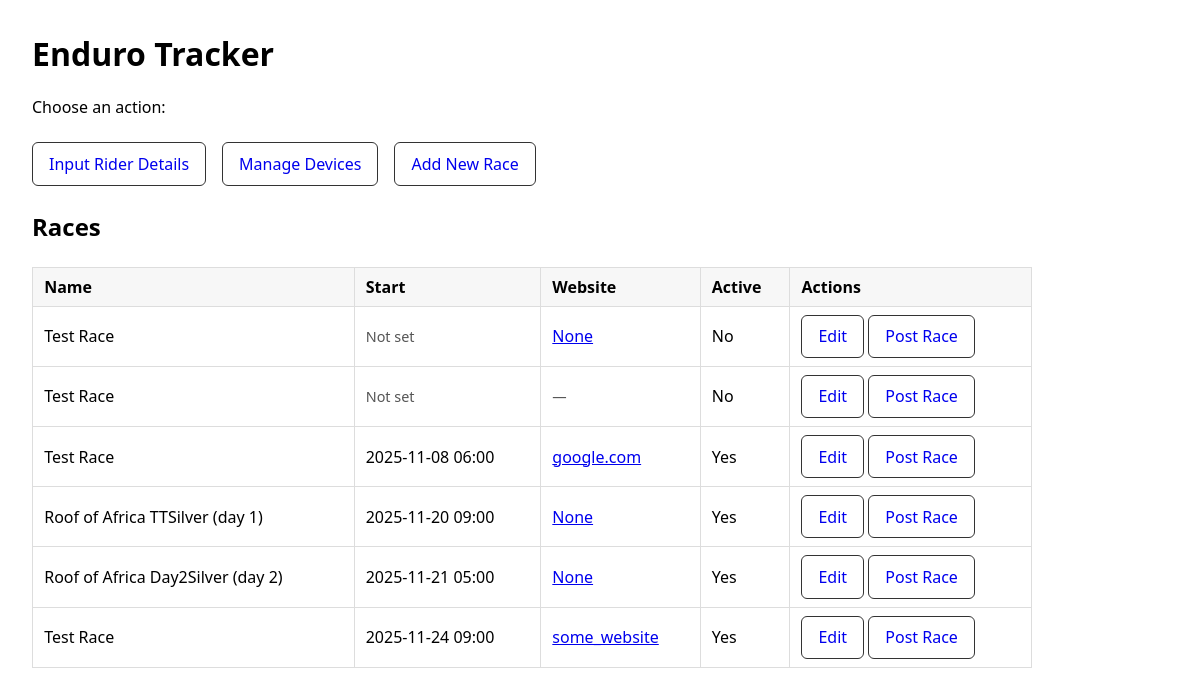
The page / on the database its author committed.
### src/db/models.py (models this page shows)
class Race(Base):
    __tablename__ = "races"
    id = Column(Integer, primary_key=True)
    name = Column(String(128), nullable=False)
    description = Column(Text, nullable=True)
    website = Column(String(256), nullable=True)
    starts_at = Column(DateTime(timezone=True), nullable=True)
    ends_at = Column(DateTime(timezone=True), nullable=True)
    active = Column(Boolean, nullable=False, default=True)
    routes = relationship("Route", back_populates="race")

### src/web/home.py (the view)
@bp_home.route("/")
def home_page():
    session = SessionLocal()
    try:
        races = session.query(Race).order_by(Race.starts_at.asc()).all()
    finally:
        session.close()
    categories = app_config.get("categories") or ["Professional", "Open", "Junior"]
    default_category = categories[0] if categories else ""
    return render_template(
        "home.html",
        races=races,
        default_category=default_category,
    )

### templates/home.html (shortened to what this page needs)
<!doctype html>
<html lang="en">
  <head>
  </head>
  <body>
    <header>
      <h1>Enduro Tracker</h1>
      <p>Choose an action:</p>
    </header>
    <div class="stack">
      <a class="btn" href="{{ url_for('riders.rider_form') }}">Input Rider Details</a>
      <a class="btn" href="{{ url_for('devices.devices_index') }}">Manage Devices</a>
      <a class="btn" href="{{ url_for('races.new_race') }}">Add New Race</a>
    </div>
    <h2 style="margin-top:1.5rem;">Races</h2>
    {% if races %}
      <table>
        <thead>
          <tr>
            <th>Name</th>
            <th>Start</th>
            <th>Website</th>
            <th>Active</th>
            <th class="actions">Actions</th>
          </tr>
        </thead>
        <tbody>
          {% for race in races %}
            <tr>
              <td>{{ race.name }}</td>
              <td>
                {% if race.starts_at %}
                  {{ race.starts_at.strftime('%Y-%m-%d %H:%M') }}
                {% else %}
                  <span class="muted">Not set</span>
                {% endif %}
              </td>
              <td>
                {% if race.website %}
                  <a href="{{ race.website }}" target="_blank" rel="noopener">{{ race.website }}</a>
                {% else %}
                  <span class="muted">—</span>
                {% endif %}
              </td>
              <td>{{ 'Yes' if race.active else 'No' }}</td>
              <td class="actions">
                <a class="btn" href="{{ url_for('races.edit_race', race_id=race.id, category=default_category) }}">Edit</a>
                <a class="btn" href="{{ url_for('races.post_race', race_id=race.id) }}">Post Race</a>
              </td>
            </tr>
          {% endfor %}
        </tbody>
      </table>
    {% else %}
      <p class="muted">No races have been created yet.</p>
    {% endif %}
  </body>
</html>

### templates/home.html (style rules this page uses)
body { font-family: system-ui, sans-serif; margin: 2rem; max-width: 1000px; }
.btn { display:inline-block; padding:.6rem 1rem; border:1px solid #333; border-radius:6px; text-decoration:none; background:#fff; cursor:pointer; }
.stack { display:flex; gap:1rem; flex-wrap:wrap; }
header { margin-bottom:1.5rem; }
table { border-collapse: collapse; width: 100%; margin-top: 1.5rem; }
th, td { border:1px solid #ddd; padding:.5rem .7rem; text-align:left; }
th { background:#f7f7f7; }
.muted { color:#555; font-size:.9rem; }
.actions { white-space: nowrap; }

### rows shown on the page
Race: name "Test Race", shows "Not set", website "None", active "No"
Race: name "Test Race", shows "Not set", active "No"
Race: name "Test Race", starts_at "2025-11-08 06:00", website "google.com", active "Yes"
Race: name "Roof of Africa TTSilver (day 1)", starts_at "2025-11-20 09:00", website "None", active "Yes"
Race: name "Roof of Africa Day2Silver (day 2)", starts_at "2025-11-21 05:00", website "None", active "Yes"
Race: name "Test Race", starts_at "2025-11-24 09:00", website "some_website", active "Yes"
